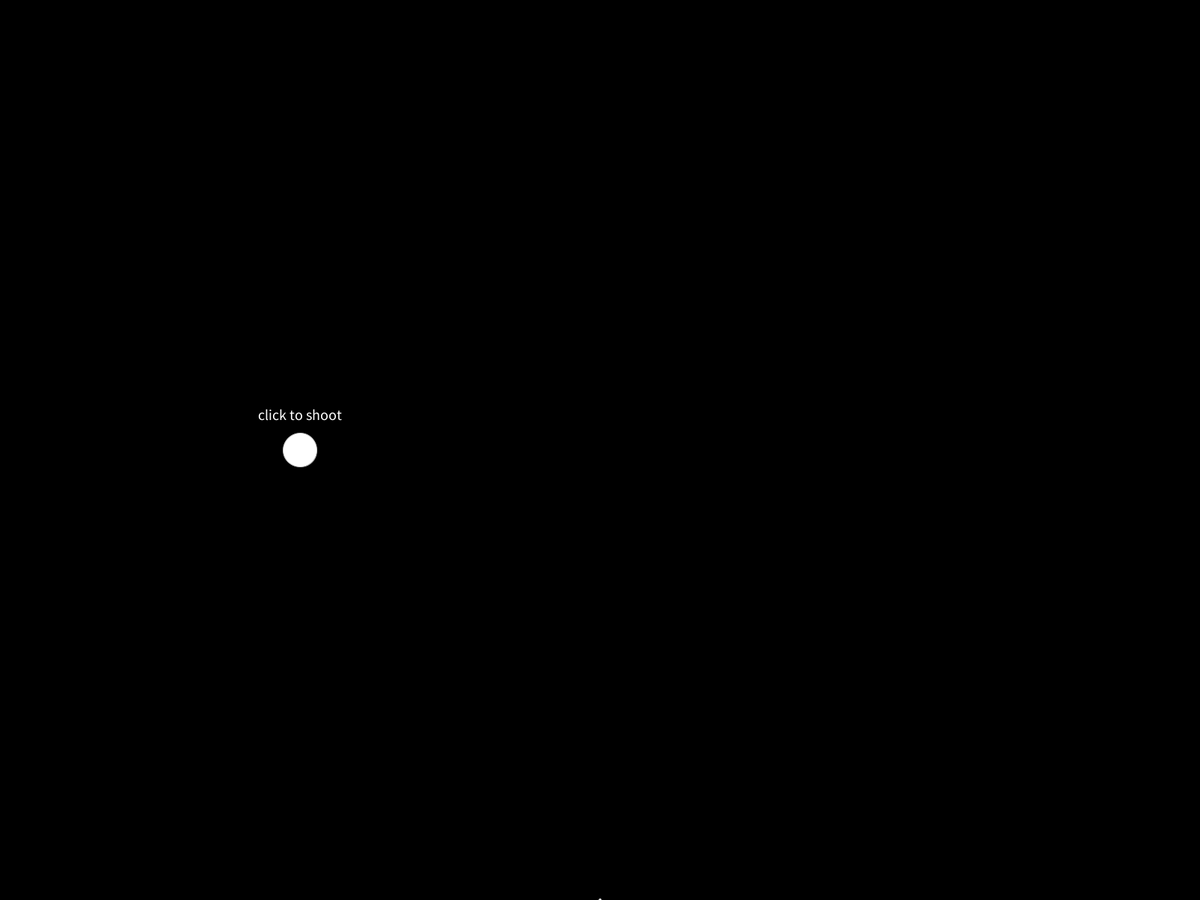
Frame 1 (no input)
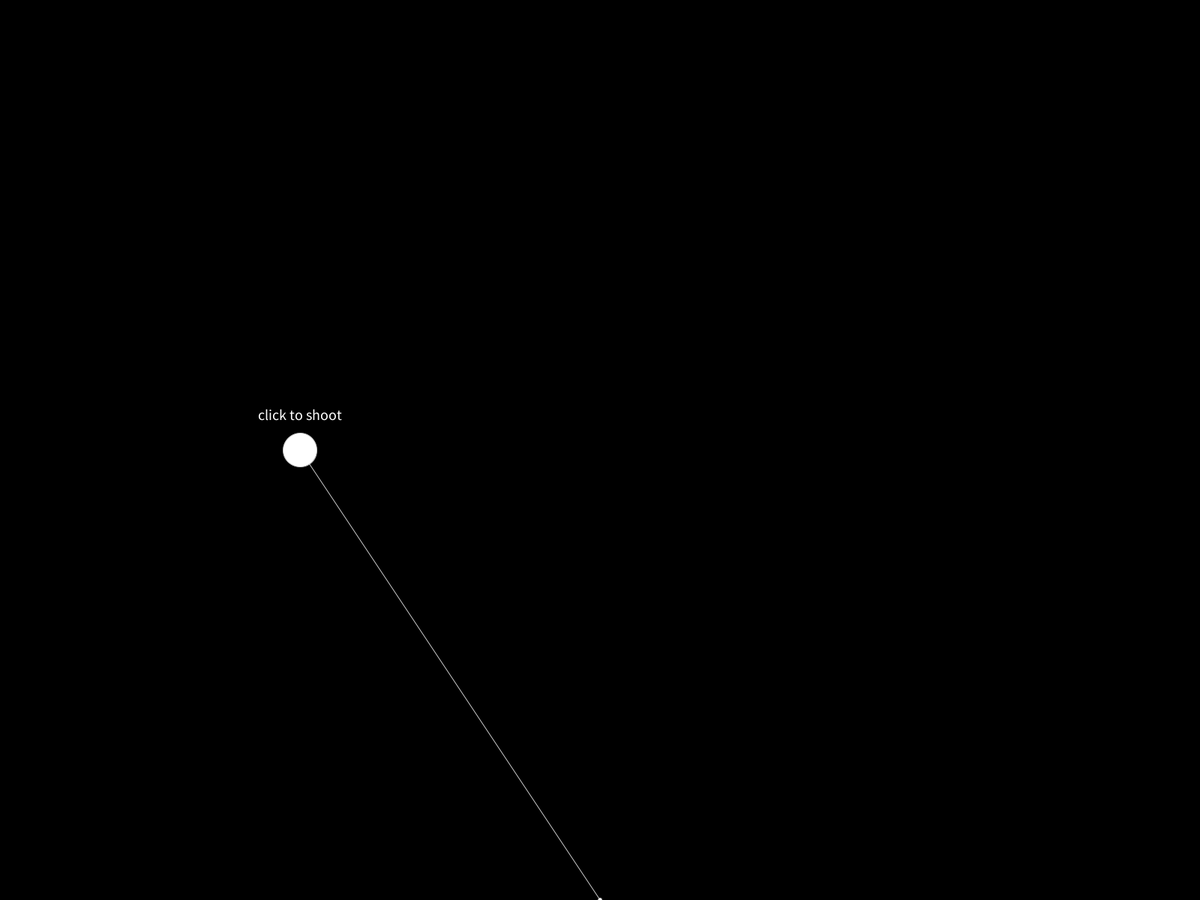
Frame 60 (the mouse pressed at the canvas centre just before this capture)
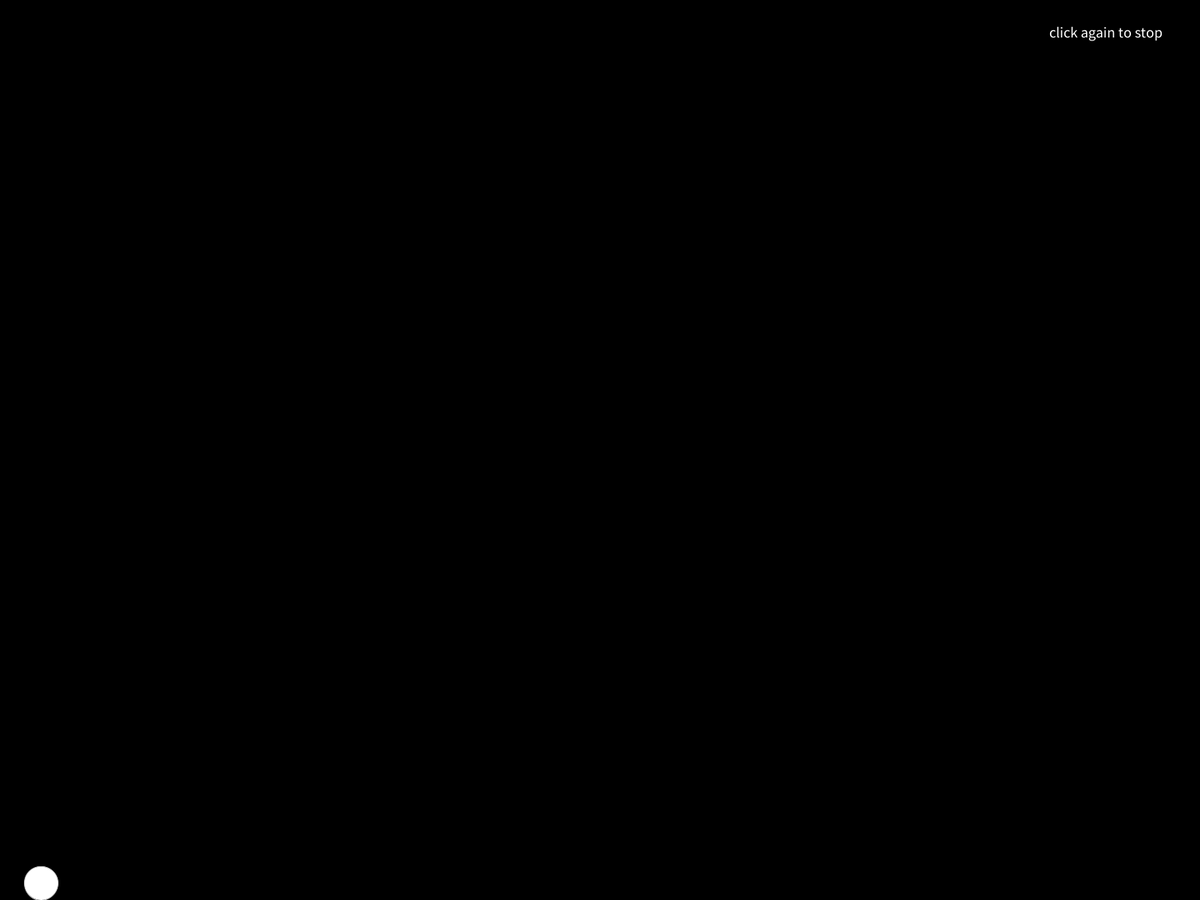
Frame 120 (the mouse held since frame 60 and released just before this capture)

The Processing sketch that drew these frames (run headless with seeded random() and noise(); from frame 60 on, the mouse is pressed at the canvas centre):

// Processing sketch: sketch_3_3
// ── sketch_3_3.pde
/* lets a user shoot a ball with the speed depending on the mouse distance to the ball.
 * the ball bounces on the edges of the screen and can be shot again by pressing the left mouse button.
 * the movement of the ball is framerate independend and uses millis instead.
 * by Jesse Visser & Jonathan Matarazzi
 */
Ball ball;

PVector grav, vec2ball;
float dist2ball, deltaTime;
long prevTime;

void setup() {
  fullScreen();
  textSize(20);
  // Initialize new ball object and gravity
  ball = new Ball(1.5, new PVector(width/4, height/2), new PVector(0, 0), new PVector(0, 0));
  grav = new PVector(0, 0.9);
  deltaTime = millis();
}

// Display and move ball object
void draw() {
  background(0);
  
  // find a time constant based on the millis function
  long curTime = millis();
  deltaTime = (curTime - prevTime)/10f;
  prevTime = curTime;
  
  // Hold ball in place till shot
  if(ball.shot == false) {
    // Status text
    textAlign(CENTER);
    text("click to shoot", ball.pos.x, ball.pos.y - 40);
    // Calculate vector and distance from mouse to ball.
    vec2ball = new PVector(ball.pos.x-mouseX, ball.pos.y-mouseY);
    dist2ball = vec2ball.mag();
    // Draw line with dot at the end in oposite direction but the same length as vec2ball
    line(ball.pos.x, ball.pos.y, ball.pos.x + vec2ball.x, ball.pos.y + vec2ball.y);
    ellipse(ball.pos.x + vec2ball.x, ball.pos.y + vec2ball.y, 5, 5);
  } 
  else {
    // Status text
    textAlign(RIGHT);
    text("click again to stop", width-50, 50);
    // Move the ball and apply gravity
    ball.update(deltaTime);
    ball.applyForce(grav);
  }
  ball.display();
}

void mousePressed() {
  if(ball.shot == false) {
    // Apply initial force equal to 1/10 the magnitude of vec2ball
    ball.applyForce(vec2ball.div(10));
    ball.shot = true;
  } 
  else {
    // Reset the ball
    ball.shot = false;
    ball.reset();
  }
}

// ── Ball.pde
// the ball class draws, bounces and move the ball by applying forces.
class Ball {
  PVector pos, vel, acc;
  float m, size;
  boolean shot;
  
  // Initialize ball
  Ball(float mass, PVector initPos, PVector initVel, PVector initAcc) {
    m = mass;
    size = mass*30;
    pos = initPos;
    vel = initVel;
    acc = initAcc;
    shot = false;
  }
  
  // Draw ball
  void display() {
    stroke(200);
    fill(255);
    ellipse(pos.x, pos.y, size, size);
  }
  
  void update(float dt) {
    // change position and reset acceleration
    vel.add(acc);
    pos.add(vel.copy().mult(dt));
    acc.mult(0);
    
    // Bounce off left wall
    if(pos.x < size/2) {
      // dampens when hitting the edge of the window
      vel.x = vel.x * -0.95;
      pos.x = size/2;
    }
    
    // Bounce off right wall
    if(pos.x > width-size/2) {
      // dampens when hitting the edge of the window
      vel.x = vel.x * -0.95;
      pos.x = width-size/2;
    }
    
    // Bounce off floor
    if(pos.y > height-size/2) {
      // dampens when hitting the edge of the window
      vel.y = vel.y * -0.8; 
      pos.y = height-size/2;
    }
    
    // Bounce off ceiling
    if(pos.y < size/2) {
      vel.y = vel.y * -1; 
      pos.y = size/2;
    }
  }
  
  // Apply force by Newton's 2nd law: F = M * A
  void applyForce(PVector force) {
    PVector f = PVector.div(force, m);
    acc.add(f);
  }
  
  // Reset the velocity and acceleration of the ball
  void reset() {
    vel.mult(0);
    acc.mult(0);
  }
}
